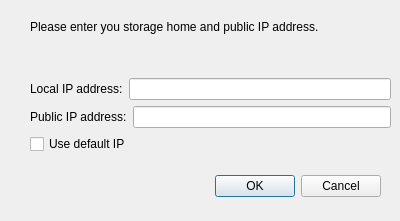
<?xml version="1.0" encoding="UTF-8"?>
<ui version="4.0">
 <class>IPdialog</class>
 <widget class="QDialog" name="IPdialog">
  <property name="geometry">
   <rect>
    <x>0</x>
    <y>0</y>
    <width>400</width>
    <height>221</height>
   </rect>
  </property>
  <property name="windowTitle">
   <string>IP settings</string>
  </property>
  <widget class="QDialogButtonBox" name="buttonBox">
   <property name="geometry">
    <rect>
     <x>40</x>
     <y>170</y>
     <width>341</width>
     <height>32</height>
    </rect>
   </property>
   <property name="orientation">
    <enum>Qt::Horizontal</enum>
   </property>
   <property name="standardButtons">
    <set>QDialogButtonBox::Cancel|QDialogButtonBox::Ok</set>
   </property>
  </widget>
  <widget class="QWidget" name="layoutWidget">
   <property name="geometry">
    <rect>
     <x>30</x>
     <y>20</y>
     <width>361</width>
     <height>134</height>
    </rect>
   </property>
   <layout class="QVBoxLayout" name="verticalLayout_2">
    <item>
     <widget class="QLabel" name="label_3">
      <property name="text">
       <string>&lt;html&gt;&lt;head/&gt;&lt;body&gt;&lt;p&gt;Please enter you storage home and public IP address.&lt;/p&gt;&lt;p&gt;&lt;br/&gt;&lt;/p&gt;&lt;/body&gt;&lt;/html&gt;</string>
      </property>
     </widget>
    </item>
    <item>
     <layout class="QVBoxLayout" name="verticalLayout">
      <item>
       <layout class="QHBoxLayout" name="horizontalLayout">
        <item>
         <widget class="QLabel" name="label">
          <property name="text">
           <string>Local IP address:</string>
          </property>
         </widget>
        </item>
        <item>
         <widget class="QLineEdit" name="localIP"/>
        </item>
       </layout>
      </item>
      <item>
       <layout class="QHBoxLayout" name="horizontalLayout_2">
        <item>
         <widget class="QLabel" name="label_2">
          <property name="text">
           <string>&lt;html&gt;&lt;head/&gt;&lt;body&gt;&lt;p&gt;Public IP address:&lt;/p&gt;&lt;/body&gt;&lt;/html&gt;</string>
          </property>
         </widget>
        </item>
        <item>
         <widget class="QLineEdit" name="publicIP"/>
        </item>
       </layout>
      </item>
     </layout>
    </item>
    <item>
     <widget class="QCheckBox" name="checkBox">
      <property name="text">
       <string>Use default IP</string>
      </property>
     </widget>
    </item>
   </layout>
  </widget>
 </widget>
 <resources/>
 <connections/>
</ui>
